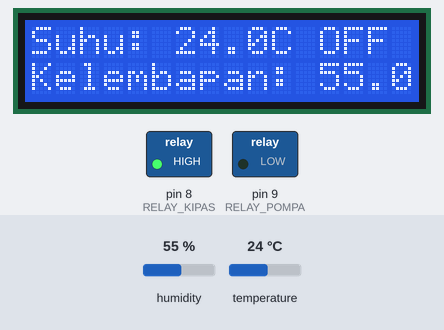
Recording of a sketch running on a simulated Arduino Uno, built with avr-gcc and run on an emulated ATmega328P. Shown: 16×2 character LCD, switched loads named in the sketch (green lamp = pin HIGH). The inputs (shaded band) are chosen by the test bench; at power-on: temperature 24 °C, humidity 55 %. What the sketch prints to the serial monitor is not drawn.

Above: at 3.3 s.
3.4 s: temperature set to 25.5 °C
At 4.5 s:
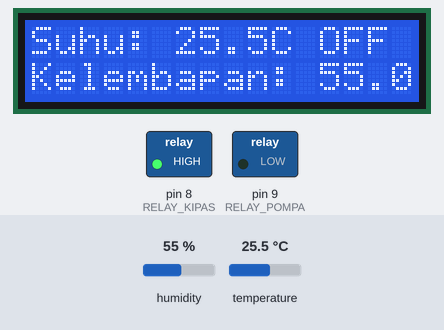
6.1 s: temperature set to 26.9 °C
At 6.6 s:
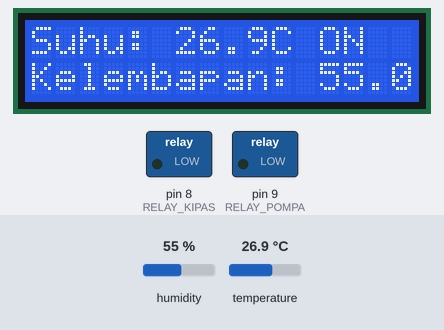
8.8 s: humidity set to 78 %
At 11.5 s:
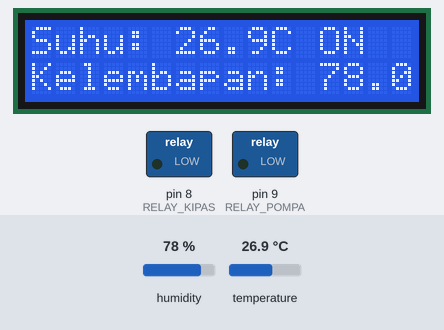
11.8 s: humidity set to 81 %
At 13.2 s:
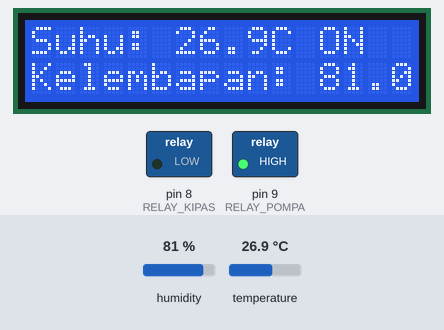
14.5 s: temperature set to 12 °C
At 17.4 s:
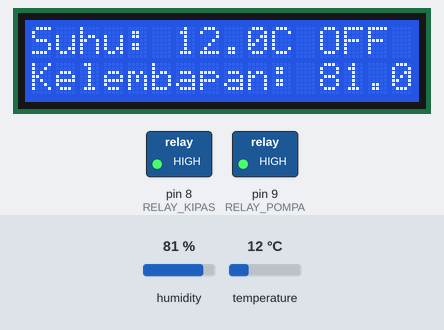
Timing chart, 0 to 18.9 s (numbered marks = the images above; inputs shaded):
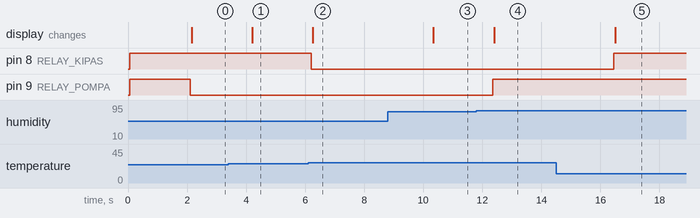

Measured:
- the behaviour switches between 26 and 26.1 °C on temperature (found by bisection; images 1 and 2)
- the behaviour switches between 79 and 80 % on humidity (found by bisection; images 3 and 4)
- after the input at 3.4 s, the display: changes after 0.81 s (image 1)
- after the input at 6.1 s, pin 8 (RELAY_KIPAS): HIGH → LOW after 0.11 s; the display: changes after 0.16 s (image 2)
- after the input at 8.8 s, the display: changes after 1.5 s (image 3)
- after the input at 11.8 s, pin 9 (RELAY_POMPA): LOW → HIGH after 0.55 s; the display: changes after 0.61 s (image 4)
- after the input at 14.5 s, pin 8 (RELAY_KIPAS): LOW → HIGH after 2.0 s; the display: changes after 2.0 s (image 5)

The sketch:

sistem_kontrol_suhu_kelembapan.ino
```cpp
#include <DHT.h>
#include <Wire.h>
#include <LiquidCrystal_I2C.h>

// ====== Konfigurasi DHT22 ======
#define DHTPIN 2          // Pin DATA dari DHT22 ke pin D2 Arduino
#define DHTTYPE DHT22     // Tipe sensor DHT22
DHT dht(DHTPIN, DHTTYPE);

// ====== Konfigurasi LCD I2C ======
LiquidCrystal_I2C lcd(0x27, 16, 2); // Ganti alamat jika perlu

// ====== Konfigurasi Relay 2 Channel ======
#define RELAY_KIPAS 8     // Relay channel 1: Kipas
#define RELAY_POMPA 9     // Relay channel 2: Pompa
bool fanState = false;
bool pumpState = false;

// ====== Batasan ======
#define SUHU_NYALA 26.0     // Suhu batas kipas ON
#define KELEMBAPAN_MIN 80.0 // Pompa aktif jika < 80%

// ====== Timer untuk Pompa Berkala ======
unsigned long previousPumpInterval = 0;
const unsigned long pumpInterval = 15UL * 60UL * 1000UL; // 15 menit
const unsigned long pumpDuration = 60UL * 1000UL;        // 1 menit
bool timedPumpActive = false;
unsigned long timedPumpStart = 0;

void setup() {
  Serial.begin(9600);
  dht.begin();

  lcd.init();
  lcd.backlight();

  pinMode(RELAY_KIPAS, OUTPUT);
  pinMode(RELAY_POMPA, OUTPUT);
  digitalWrite(RELAY_KIPAS, HIGH); // Kipas mati (relay aktif LOW)
  digitalWrite(RELAY_POMPA, HIGH); // Pompa mati

  lcd.setCursor(0, 0);
  lcd.print("Sistem Kontrol Suhu");
  lcd.setCursor(0, 1);
  lcd.print("dan Kelembapan Siap");
  delay(2000);
}

void loop() {
  float suhu = dht.readTemperature();
  float kelembapan = dht.readHumidity();

  if (isnan(suhu) || isnan(kelembapan)) {
    Serial.println("Gagal membaca dari sensor DHT22!");
    lcd.clear();
    lcd.setCursor(0, 0);
    lcd.print("Sensor Error!");
    delay(2000);
    return;
  }

  // ====== Kontrol Kipas ======
  if (suhu > SUHU_NYALA && !fanState) {
    digitalWrite(RELAY_KIPAS, LOW); // Kipas ON
    fanState = true;
    Serial.println("Kipas AKTIF");
  } else if (suhu <= SUHU_NYALA && fanState) {
    digitalWrite(RELAY_KIPAS, HIGH); // Kipas OFF
    fanState = false;
    Serial.println("Kipas NONAKTIF");
  }

  // ====== Kontrol Pompa Berdasarkan Kelembapan (jika tidak sedang aktif dari timer) ======
  if (!timedPumpActive) {
    if (kelembapan < KELEMBAPAN_MIN) {
      digitalWrite(RELAY_POMPA, LOW); // Pompa ON
      if (!pumpState) {
        Serial.println("Pompa AKTIF (Kelembapan)");
        pumpState = true;
      }
    } else {
      digitalWrite(RELAY_POMPA, HIGH); // Pompa OFF
      if (pumpState) {
        Serial.println("Pompa NONAKTIF (Kelembapan)");
        pumpState = false;
      }
    }
  }

  // ====== Kontrol Pompa Berkala Setiap 15 Menit ======
  unsigned long currentMillis = millis();

  if (!timedPumpActive && (currentMillis - previousPumpInterval >= pumpInterval)) {
    previousPumpInterval = currentMillis;
    digitalWrite(RELAY_POMPA, LOW); // Pompa ON
    timedPumpStart = currentMillis;
    timedPumpActive = true;
    Serial.println("Pompa AKTIF (Timer)");
  }

  if (timedPumpActive && (currentMillis - timedPumpStart >= pumpDuration)) {
    digitalWrite(RELAY_POMPA, HIGH); // Pompa OFF
    timedPumpActive = false;
    Serial.println("Pompa NONAKTIF (Timer)");
  }

  // ====== Tampilkan ke Serial Monitor ======
  Serial.print("Suhu: ");
  Serial.print(suhu);
  Serial.print(" C (");
  Serial.print(fanState ? "Kipas ON" : "Kipas OFF");
  Serial.print("), Kelembapan: ");
  Serial.print(kelembapan);
  Serial.print(" % (");
  Serial.print(digitalRead(RELAY_POMPA) == LOW ? "Pompa ON" : "Pompa OFF");
  Serial.println(")");

  // ====== Tampilkan ke LCD ======
  lcd.clear();
  lcd.setCursor(0, 0);
  lcd.print("Suhu: ");
  lcd.print(suhu, 1);
  lcd.print("C ");
  lcd.print(fanState ? "ON" : "OFF");

  lcd.setCursor(0, 1);
  lcd.print("Kelembapan: ");
  lcd.print(kelembapan, 1);
  lcd.print("% ");
  lcd.print(digitalRead(RELAY_POMPA) == LOW ? "ON" : "OF");

  delay(2000);
}
```
